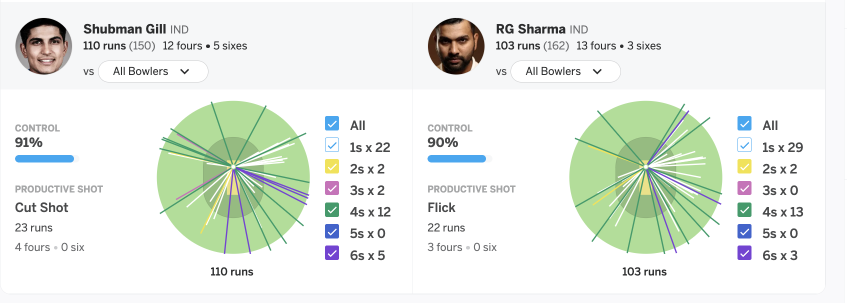
#> input picture blog16-Claude-Sonnet/stats_images/Star-batting-performance.png, 1694 x 606 px (shown at 1/2 size)
$ jupyter execute --allow-errors Bedrock_Anthropic_Claude.ipynb
#> lines starting #> are read from the running program, lines starting #| are printed output that depends on the picture
# Title: Predicting Cricket Match Winner with Amazon Bedrock - Anthropic Claude 3 Sonnet Model

## Context:

### The 5th Test match held in Dharamsala from March 07 - 09, 2024, as part of the England tour of India, stands as a testament to the intensity and excitement that cricket brings.
### I this blog/notebook I am using AWS Bedrock New announcements Amazon Claude 3.0 Sonnet Model  to analyze match statistics image and even predict who will be winner.

## Key Features I noticed during this Exercise:

### Image Recognition: The model employs state-of-the-art image recognition algorithms to accurately identify and extract relevant cricket match statistics from image files.
### Statistical Analysis: With a deep understanding of cricketing metrics and game dynamics, the model analyzes extracted data to discern patterns, trends, and performance indicators.
### Predictive Analytics: By synthesizing extracted statistics and historical trends, the model generates predictive insights to forecast the likely outcome of the cricket match.
### Data Extraction: The Amazon Claude Sonnet Model ingests image files containing cricket match statistics, leveraging its image recognition capabilities to extract relevant.

# Environment Setup

## Upgrade pip

# Install latest boto3,awscli, boto3-core

# Load the Library

[cell 1]
import json
import os
import sys

import boto3
import botocore

#> (the rest of this cell did not finish here and is left out)

### Anthropic is the AI safety and research company behind Claude - the frontier model used by millions of businesses and consumers for its emphasis on safety and performance.

### You can read more about more on Claude 3 Sonnet - https://www.dataopslabs.com/claude-3-sonnet-and-aws-bedrock-integration

# Prompt
## Your task is to create a comprehensive Cricket Match Stats Analysis & Outcome Prediction, Extract stats from uploaded images, including player performances and match conditions. Use predictive modeling to forecast match outcomes based on provide data

[cell 2]
# Define the prompt text to ask the model about the content of the uploaded image
input_text = "Your task is to create a comprehensive Cricket Match Stats Analysis & Outcome Prediction, Extract stats from uploaded images, including player performances and match conditions. Use predictive modeling to forecast match outcomes based on provide data"

[cell 3]
# Configure Model Configuration: Specify the model ID, Anthropic version, and maximum tokens for text completion
model_id = 'anthropic.claude-3-sonnet-20240229-v1:0'
max_tokens = 256

# This provide comparision to both the players

[cell 4]
from PIL import Image
from IPython.display import display

# Open the image
img = Image.open('stats_images/Star-batting-performance.png')
#> img is the input picture: PIL image 1694x606 RGBA; mean R, G, B, A 231.9, 237.6, 230.2, 255

# Convert the image to RGB mode
img = img.convert('RGB')
#> img: PIL image 1694x606 RGB

# Display the image
display(img)

[cell 5]
# Parse the Image: Read the image file and encode it into base64 format
import base64
input_image = "stats_images/Star-batting-performance.png"
with open(input_image, "rb") as image_file:
    content_image = base64.b64encode(image_file.read()).decode('utf8')

[cell 6]
# Invoke the Model: Construct the API request body including the image data and prompt text, then send a POST request to the model API
message = {"role": "user",
     "content": [
        {"type": "image", "source": {"type": "base64",
            "media_type": "image/png", "data": content_image}},
        {"type": "text", "text": input_text}
        ]}

messages = [message]

[cell 7]
# [26 lines left out: function run_multi_modal_prompt, not called in this run]

#> (a cell that did not finish here is left out)

[cell 9]
from PIL import Image
from IPython.display import display

# Open the image
img = Image.open('stats_images/Star-Batting-Bowling-Performance.png')
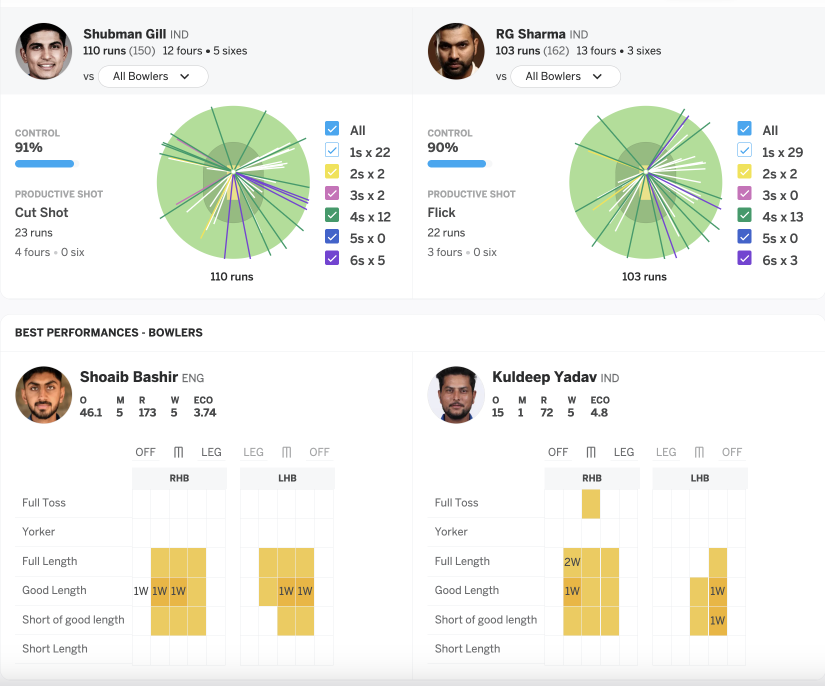
#> input picture blog16-Claude-Sonnet/stats_images/Star-Batting-Bowling-Performance.png, 1650 x 1372 px (shown at 1/2 size)
#> img is the input picture: PIL image 1650x1372 RGBA; mean R, G, B, A 240.2, 241.5, 235, 255

# Convert the image to RGB mode
img = img.convert('RGB')
#> img: PIL image 1650x1372 RGB

# Display the image
display(img)

[cell 10]
# Parse the Image: Read the image file and encode it into base64 format
import base64
input_image2 = "stats_images/Star-Batting-Bowling-Performance.png"
with open(input_image2, "rb") as image_file:
    content_image = base64.b64encode(image_file.read()).decode('utf8')

[cell 11]
# Invoke the Model: Construct the API request body including the image data and prompt text, then send a POST request to the model API
message = {"role": "user",
     "content": [
        {"type": "image", "source": {"type": "base64",
            "media_type": "image/png", "data": content_image}},
        {"type": "text", "text": input_text}
        ]}

messages = [message]

[cell 12]
# [26 lines left out: function run_multi_modal_prompt, not called in this run]

#> (a cell that did not finish here is left out)

## Prompt

### Your task is to create a comprehensive Cricket Match Stats Analysis and Outcome Prediction based on the image provided, The match is between India vs England 5 Match Test series. Provide player name, country with statistics. Use predictive modeling to forecast match outcomes based on date from only uploaded image. Need the prediction of Match with team or country name on who will win the match based on the data. Give me the output in bullet points. I am giving some stats for this series

[cell 14]
match_result_analysis = "Your task is to create a comprehensive Cricket Match Stats Analysis and Outcome Prediction based on the image provided, The match is between India vs England 5 Match Test series. Provide player name, country with statistics. Use predictive modeling to forecast match outcomes based on date from only uploaded image. Need the prediction of Match with team or country name on who will win the match based on the data. Give me the output in bullet points. I am giving some stats for this series"

[cell 15]
# Configure Model Configuration: Specify the model ID, Anthropic version, and maximum tokens for text completion
model_id = 'anthropic.claude-3-sonnet-20240229-v1:0'
max_tokens = 512

[cell 16]
from PIL import Image
from IPython.display import display

# Open the image
img = Image.open('stats_images/PerformanceSeries.png')
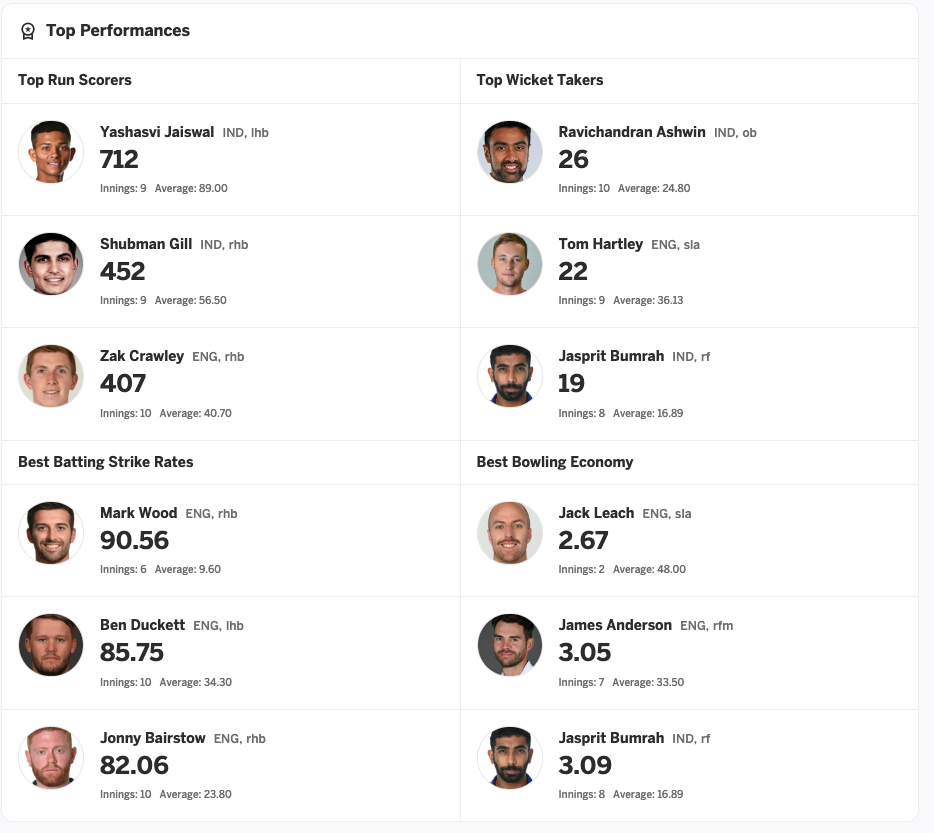
#> input picture blog16-Claude-Sonnet/stats_images/PerformanceSeries.png, 934 x 833 px
#> img is the input picture: PIL image 934x833 RGBA; mean R, G, B, A 244.2, 242.8, 242.4, 255

# Convert the image to RGB mode
img = img.convert('RGB')
#> img: PIL image 934x833 RGB

# Display the image
display(img)
